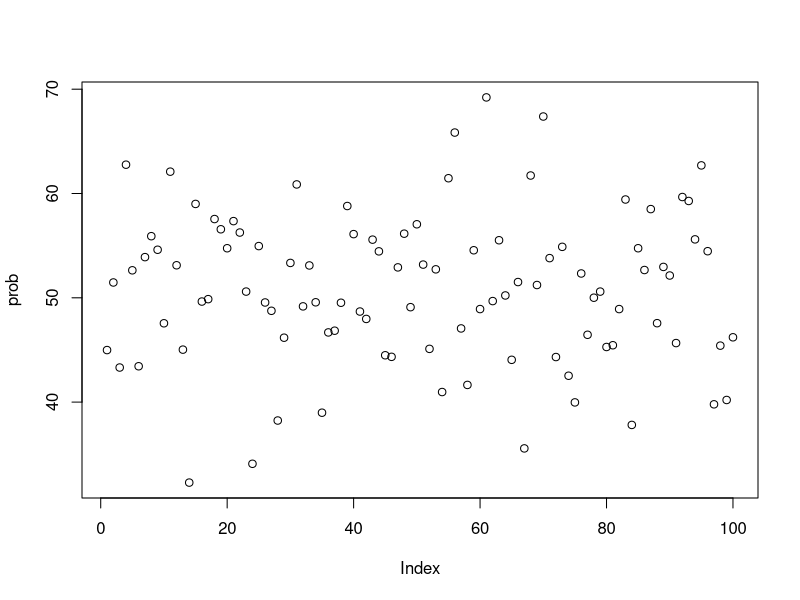
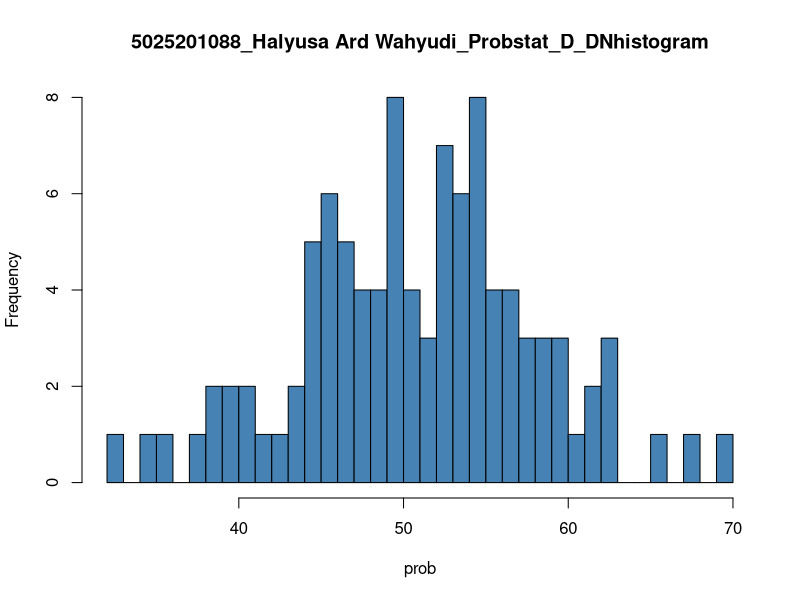

These charts were generated, in order, by the following R code:
# Soal 6.a fungsi probabilitas dari distribusi normal 
# P(X1 <= x <= X2), hitung Z-score dan plot data generate random dalam bentuk grafik

n = 100
mean = 50
sd = 8 

set.seed(1)
prob <- rnorm(n, mean, sd)

X1 = runif(1, min = min(prob), max = mean)
X2 = runif(1, min = mean, max(prob))

probabilitas1 <- pnorm(X1, mean, sd)
probabilitas2 <- pnorm(X2, mean, sd)

probabilitas <- probabilitas2 - probabilitas1

plot(prob)

# Soal 6.b generate histogram dari distribusi normal 
# breaks 50
# menggunakan format nama NRP_Nama_Probstat{Nama Kelas}_DNhistogram 

breaks = 50 
hist(prob, breaks, main = "5025201088_Halyusa Ard Wahyudi_Probstat_D_DNhistogram",
     col = "steelblue")


# Nomor 6.c varian dari hasil generate random nilai distribusi normal
# var = prob ^ 2

var = (sd(prob)) ^ 2



